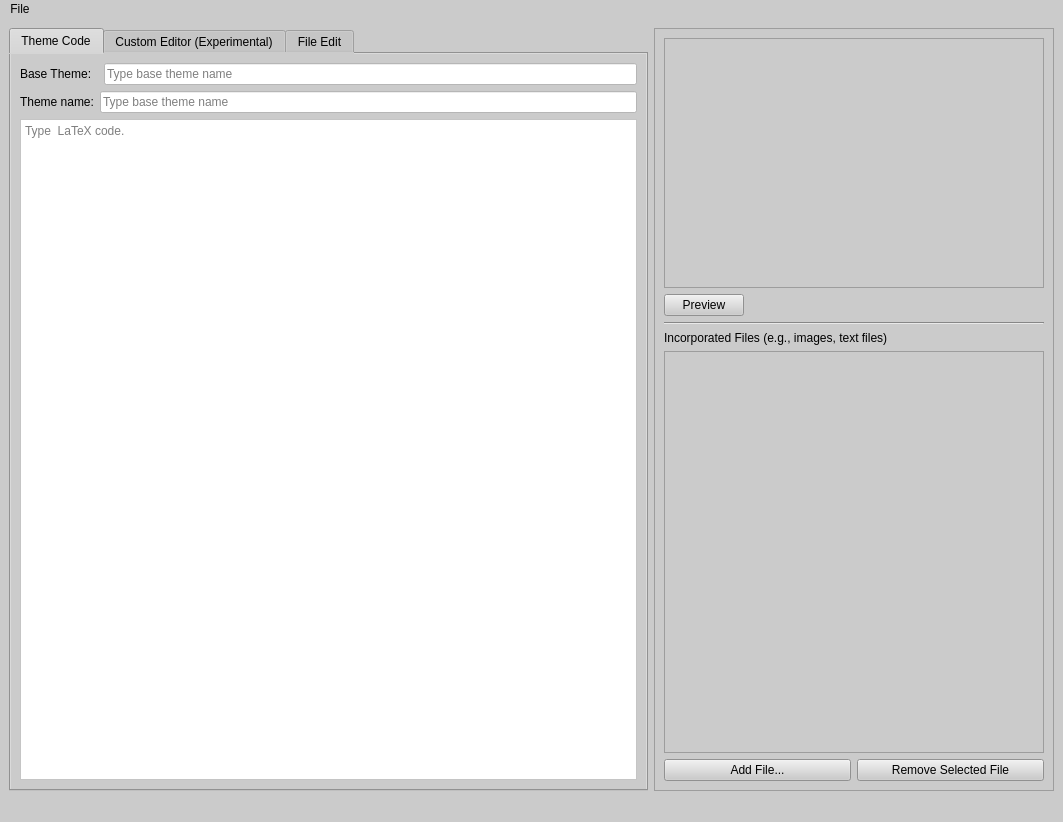
<?xml version="1.0" encoding="UTF-8"?>
<ui version="4.0">
 <class>ThemeEditorWindow</class>
 <widget class="QMainWindow" name="ThemeEditorWindow">
  <property name="geometry">
   <rect>
    <x>0</x>
    <y>0</y>
    <width>1063</width>
    <height>822</height>
   </rect>
  </property>
  <property name="windowTitle">
   <string>Theme Editor</string>
  </property>
  <property name="styleSheet">
   <string notr="true">background-color: rgb(203, 203, 203);</string>
  </property>
  <widget class="QWidget" name="centralwidget">
   <layout class="QHBoxLayout" name="horizontalLayout_4">
    <item>
     <widget class="QTabWidget" name="tabWidget">
      <property name="tabShape">
       <enum>QTabWidget::Rounded</enum>
      </property>
      <property name="currentIndex">
       <number>0</number>
      </property>
      <widget class="QWidget" name="tab">
       <attribute name="title">
        <string>Theme Code</string>
       </attribute>
       <layout class="QVBoxLayout" name="verticalLayout">
        <item>
         <layout class="QHBoxLayout" name="horizontalLayout_5">
          <item>
           <widget class="QLabel" name="label_3">
            <property name="text">
             <string>Base Theme:  </string>
            </property>
           </widget>
          </item>
          <item>
           <widget class="QLineEdit" name="BaseName">
            <property name="styleSheet">
             <string notr="true">background-color: rgb(255, 255, 255);</string>
            </property>
            <property name="placeholderText">
             <string>Type base theme name</string>
            </property>
           </widget>
          </item>
         </layout>
        </item>
        <item>
         <layout class="QHBoxLayout" name="horizontalLayout_6">
          <item>
           <widget class="QLabel" name="label_4">
            <property name="text">
             <string>Theme name:</string>
            </property>
           </widget>
          </item>
          <item>
           <widget class="QLineEdit" name="ThemeName">
            <property name="styleSheet">
             <string notr="true">background-color: rgb(255, 255, 255);</string>
            </property>
            <property name="placeholderText">
             <string>Type base theme name</string>
            </property>
           </widget>
          </item>
         </layout>
        </item>
        <item>
         <widget class="QPlainTextEdit" name="SourceCodeText">
          <property name="styleSheet">
           <string notr="true">background-color: rgb(255, 255, 255);</string>
          </property>
          <property name="placeholderText">
           <string>Type  LaTeX code.</string>
          </property>
         </widget>
        </item>
       </layout>
      </widget>
      <widget class="QWidget" name="tab_2">
       <attribute name="title">
        <string>Custom Editor (Experimental)</string>
       </attribute>
       <layout class="QVBoxLayout" name="verticalLayout_2">
        <item>
         <widget class="QLabel" name="label">
          <property name="text">
           <string>Options to be added</string>
          </property>
         </widget>
        </item>
        <item>
         <spacer name="verticalSpacer">
          <property name="orientation">
           <enum>Qt::Vertical</enum>
          </property>
          <property name="sizeHint" stdset="0">
           <size>
            <width>20</width>
            <height>40</height>
           </size>
          </property>
         </spacer>
        </item>
       </layout>
      </widget>
      <widget class="QWidget" name="tab_3">
       <attribute name="title">
        <string>File Edit</string>
       </attribute>
       <layout class="QVBoxLayout" name="verticalLayout_3">
        <item>
         <layout class="QHBoxLayout" name="horizontalLayout_2">
          <item>
           <widget class="QPushButton" name="SaveAttachedButton">
            <property name="text">
             <string>Save attached file</string>
            </property>
           </widget>
          </item>
          <item>
           <widget class="QPushButton" name="RevertButton">
            <property name="text">
             <string>Revert file contents</string>
            </property>
           </widget>
          </item>
          <item>
           <spacer name="horizontalSpacer_3">
            <property name="orientation">
             <enum>Qt::Horizontal</enum>
            </property>
            <property name="sizeHint" stdset="0">
             <size>
              <width>40</width>
              <height>20</height>
             </size>
            </property>
           </spacer>
          </item>
         </layout>
        </item>
        <item>
         <widget class="QPlainTextEdit" name="plainTextEdit_2">
          <property name="styleSheet">
           <string notr="true">background-color: rgb(255, 255, 255);</string>
          </property>
         </widget>
        </item>
       </layout>
      </widget>
     </widget>
    </item>
    <item>
     <widget class="QFrame" name="frame_2">
      <property name="maximumSize">
       <size>
        <width>400</width>
        <height>16777215</height>
       </size>
      </property>
      <property name="frameShape">
       <enum>QFrame::StyledPanel</enum>
      </property>
      <property name="frameShadow">
       <enum>QFrame::Raised</enum>
      </property>
      <layout class="QVBoxLayout" name="verticalLayout_4">
       <item>
        <widget class="QFrame" name="frame">
         <property name="minimumSize">
          <size>
           <width>0</width>
           <height>250</height>
          </size>
         </property>
         <property name="frameShape">
          <enum>QFrame::StyledPanel</enum>
         </property>
         <property name="frameShadow">
          <enum>QFrame::Raised</enum>
         </property>
        </widget>
       </item>
       <item>
        <layout class="QHBoxLayout" name="horizontalLayout">
         <item>
          <widget class="QPushButton" name="PreviewButton">
           <property name="text">
            <string>Preview</string>
           </property>
          </widget>
         </item>
         <item>
          <spacer name="horizontalSpacer">
           <property name="orientation">
            <enum>Qt::Horizontal</enum>
           </property>
           <property name="sizeHint" stdset="0">
            <size>
             <width>40</width>
             <height>20</height>
            </size>
           </property>
          </spacer>
         </item>
        </layout>
       </item>
       <item>
        <widget class="Line" name="line">
         <property name="orientation">
          <enum>Qt::Horizontal</enum>
         </property>
        </widget>
       </item>
       <item>
        <widget class="QLabel" name="label_2">
         <property name="text">
          <string>&lt;html&gt;&lt;head/&gt;&lt;body&gt;&lt;p&gt;Incorporated Files (e.g., images, text files)&lt;/p&gt;&lt;/body&gt;&lt;/html&gt;</string>
         </property>
        </widget>
       </item>
       <item>
        <widget class="QListWidget" name="lw_files"/>
       </item>
       <item>
        <layout class="QHBoxLayout" name="horizontalLayout_3">
         <item>
          <widget class="QPushButton" name="AddFileButton">
           <property name="text">
            <string>Add File...</string>
           </property>
          </widget>
         </item>
         <item>
          <widget class="QPushButton" name="RemoveSelectedButton">
           <property name="text">
            <string>Remove Selected File</string>
           </property>
          </widget>
         </item>
        </layout>
       </item>
      </layout>
     </widget>
    </item>
   </layout>
  </widget>
  <widget class="QMenuBar" name="menubar">
   <property name="geometry">
    <rect>
     <x>0</x>
     <y>0</y>
     <width>1063</width>
     <height>29</height>
    </rect>
   </property>
   <widget class="QMenu" name="menuFile">
    <property name="title">
     <string>File</string>
    </property>
    <addaction name="actionOpen"/>
    <addaction name="separator"/>
    <addaction name="actionSave"/>
    <addaction name="actionSave_As"/>
    <addaction name="separator"/>
    <addaction name="actionApply_this_theme"/>
    <addaction name="separator"/>
    <addaction name="actionClose_2"/>
   </widget>
   <addaction name="menuFile"/>
  </widget>
  <widget class="QStatusBar" name="statusbar"/>
  <action name="actionOpen">
   <property name="text">
    <string>Open...</string>
   </property>
  </action>
  <action name="actionSave">
   <property name="text">
    <string>Save</string>
   </property>
  </action>
  <action name="actionSave_As">
   <property name="text">
    <string>Save As</string>
   </property>
  </action>
  <action name="actionClose">
   <property name="text">
    <string>Close</string>
   </property>
  </action>
  <action name="actionApply_this_theme">
   <property name="text">
    <string>Apply this theme</string>
   </property>
  </action>
  <action name="actionClose_2">
   <property name="text">
    <string>Close</string>
   </property>
  </action>
 </widget>
 <resources/>
 <connections/>
</ui>
